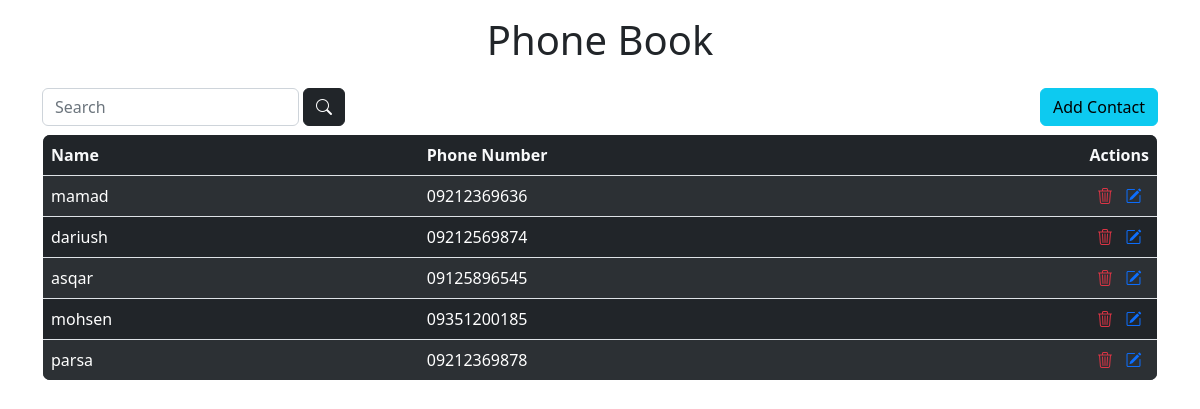
The page /phonebook/ on the database as committed earlier.
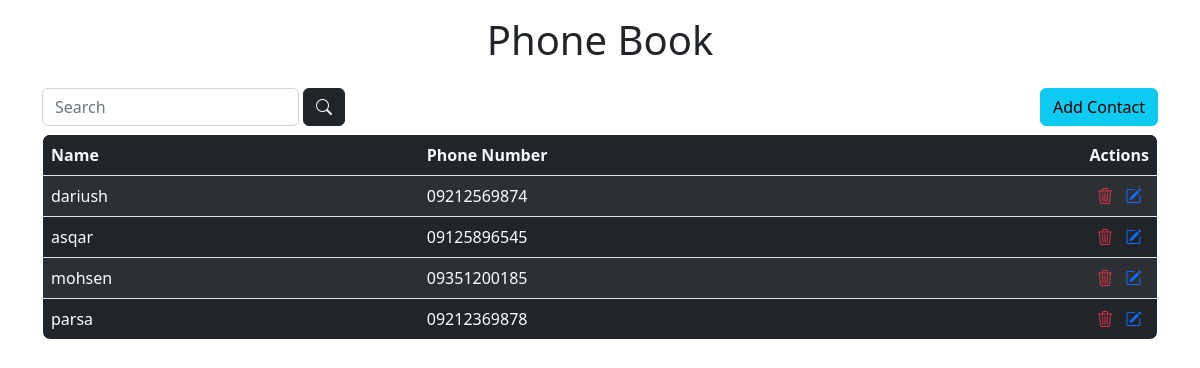
The same page on the database as committed later.
### accounts/models.py (models this page shows)
class phonenum(models.Model):
    name = models.CharField(max_length = 200)
    phone_num = models.CharField (
        max_length = 30,
        validators = [
            RegexValidator(
                regex = '(\+989|9|09)(12|19|35|36|37|38|39|32|90|91|92|93|21|94|11|12|13|14|15|16|17|18|30|33|35|36|37|38|39|01|02|03|04|05|20|21|22|32|31|34)\d{7}',
                code = 'invalid_number'
            ),
        ]
    )

### accounts/views.py (the view)
# urls.py: path('phonebook/',num, name ='phonebook'),
def num(request):
    context = {
        'phonenums': phonenum.objects.all()
    }
    return render (request,'tmp/phonebook.html',context)

### accounts/templates/tmp/phonebook.html (shortened to what this page needs)
{% extends "./base/index.html" %}
{% block body %}
  <center>
  <div class="container my-3">
    <div class="d-flex" style="align-items: center;">
      <h1 class="display-6" style="flex-grow: 1;">Phone Book</h1>
    </div>
  </div>
  <div class="container mb-2">
    <div class="d-flex">
      <form class="form-inline" action="{% url 'search_results' %}" method="get" style="flex-grow: 1;">
       <div class="d-flex gap-1">
         <div class="form-group ">
           <input type="text"  name="q" class="form-control" id="inputSearch" placeholder="Search">
         </div>
         <button type="submit" class="btn btn-dark" value="search"><i class="bi bi-search"></i></button>
       </div>
      </form>
      <a href="/add" class="btn btn-info">Add Contact</a>
    </div>
  </div>
    <div class="container">
      <table class="table border table-striped table-hover table-dark" style="border-radius: 8px; overflow:hidden;">
        <thead class="thead-dark bg-dark text-light">
          <tr>
            <th scope="col">Name</th>
            <th scope="col">Phone Number</th>
            <th scope="col" style="width: 70px;">Actions</th>
          </tr>
        </thead>
        <tbody >
          {% for phonenum in phonenums %}
          <tr>
            <td>{{phonenum.name}}</td>
            <td>{{phonenum.phone_num}}</td>
            <td style="text-align: center;">
              <a href="delete/{{ phonenum.id }}" class="text-danger"><i class="bi bi-trash3"></i></a>
              <a href="update/{{ phonenum.id }}" class="text-primary"><i class="bi bi-pencil-square"></i></a>
            </td>
          </tr>
          {% endfor %}
        </tbody>
      </table>
    </div>
{% endblock %}

Rows that differ between the two databases and show on the page:
removed phonenum: name "mamad", phone_num "09212369636"
